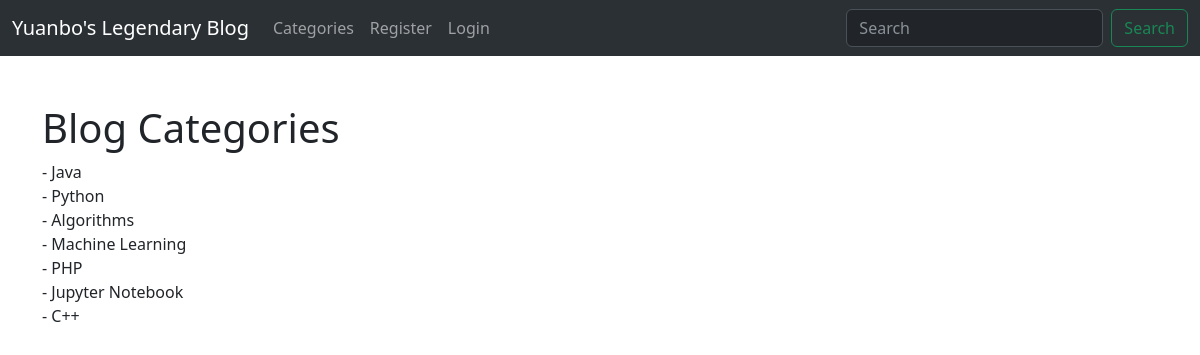
The page /category_list/ on the database its author committed.
### blogproject/models.py (models this page shows, shortened)
class Category(models.Model):
    name = models.CharField(max_length = 255)
    def __str__(self):
        return self.name

### blogproject/views.py (the view)
# urls.py: path('category_list/', CategoryListView, name = 'category-list'),
def CategoryListView(request):
    cat_menu_list = Category.objects.all()
    return render(request, 'category_list.html', {'cat_menu_list':cat_menu_list})

### blogproject/templates/category_list.html (shortened to what this page needs)
{% extends 'base.html' %}
{% block content %}
<h1>Blog Categories</h1>
    {% for item in cat_menu_list %}
        <a class="dropdown-item" href="{% url 'category' item %}"> - {{ item }}</a>
    {% endfor %}
{% endblock %}

### rows shown on the page
Category: name "Java"
Category: name "Python"
Category: name "Algorithms"
Category: name "Machine Learning"
Category: name "PHP"
Category: name "Jupyter Notebook"
Category: name "C++"
